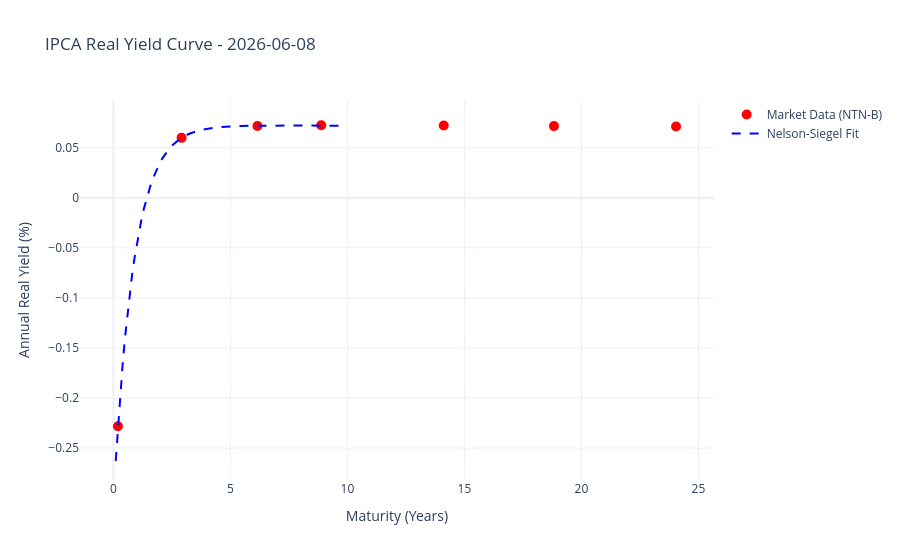

The cell this chart's notebook holds for it:
### Markdown cell above
### Visualizing the Curve
How the parametric model smooths the market curve.

### Code cell
# Generate continuous curve for plotting (0 to 10 years)
t_curve = np.linspace(0.1, 10, 100)
y_curve = models.nelson_siegel(t_curve, b0, b1, b2, tau)

fig = go.Figure()

# Market Points
fig.add_trace(go.Scatter(
    x=t_obs, y=y_obs, 
    mode='markers', 
    name='Market Data (NTN-B)',
    marker=dict(size=10, color='red')
))

# Nelson-Siegel Fit
fig.add_trace(go.Scatter(
    x=t_curve, y=y_curve, 
    mode='lines', 
    name='Nelson-Siegel Fit',
    line=dict(dash='dash', color='blue')
))

fig.update_layout(
    title=f"IPCA Real Yield Curve - {target_date.date()}",
    xaxis_title="Maturity (Years)",
    yaxis_title="Annual Real Yield (%)",
    template="plotly_white"
)

fig.show()

### Figure 1 — Plotly figure (JSON) as saved in the notebook; plotly's stock layout.template omitted (floating-point values rounded to 4 significant figures)
{"data": [{"marker": {"color": "red", "size": 10}, "mode": "markers", "name": "Market Data (NTN-B)", "type": "scatter", "x": [0.1944, 2.913, 6.155, 8.881, 14.12, 18.83, 24.04], "y": [-0.2283, 0.05983, 0.07166, 0.07242, 0.07221, 0.07156, 0.07124]}, {"line": {"color": "blue", "dash": "dash"}, "mode": "lines", "name": "Nelson-Siegel Fit", "type": "scatter", "x": [0.1, 0.2, 0.3, 0.4, 0.5, 0.6, 0.7, 0.8, 0.9, 1.0, 1.1, 1.2, 1.3, 1.4, 1.5, 1.6, 1.7, 1.8, 1.9, 2.0, 2.1, 2.2, 2.3, 2.4, 2.5, 2.6, 2.7, 2.8, 2.9, 3.0, 3.1, 3.2, 3.3, 3.4, 3.5, 3.6, 3.7, 3.8, 3.9, 4.0, 4.1, 4.2, 4.3, 4.4, 4.5, 4.6, 4.7, 4.8, 4.9, 5.0, 5.1, 5.2, 5.3, 5.4, 5.5, 5.6, 5.7, 5.8, 5.9, 6.0, 6.1, 6.2, 6.3, 6.4, 6.5, 6.6, 6.7, 6.8, 6.9, 7.0, 7.1, 7.2, 7.3, 7.4, 7.5, 7.6, 7.7, 7.8, 7.9, 8.0, 8.1, 8.2, 8.3, 8.4, 8.5, 8.6, 8.7, 8.8, 8.9, 9.0, 9.1, 9.2, 9.3, 9.4, 9.5, 9.6, 9.7, 9.8, 9.9, 10.0], "y": [-0.2629, -0.2264, -0.1938, -0.1647, -0.1389, -0.1158, -0.09522, -0.07689, -0.06056, -0.046, -0.03303, -0.02147, -0.01117, -0.001995, 0.006181, 0.01347, 0.01996, 0.02574, 0.03089, 0.03547, 0.03956, 0.04319, 0.04643, 0.04932, 0.05188, 0.05417, 0.0562, 0.05801, 0.05962, 0.06105, 0.06232, 0.06345, 0.06446, 0.06535, 0.06615, 0.06685, 0.06748, 0.06804, 0.06853, 0.06897, 0.06935, 0.0697, 0.07, 0.07027, 0.07051, 0.07072, 0.0709, 0.07106, 0.07121, 0.07133, 0.07144, 0.07154, 0.07163, 0.0717, 0.07177, 0.07182, 0.07187, 0.07191, 0.07195, 0.07198, 0.072, 0.07203, 0.07204, 0.07206, 0.07207, 0.07208, 0.07209, 0.07209, 0.0721, 0.0721, 0.0721, 0.0721, 0.0721, 0.0721, 0.0721, 0.07209, 0.07209, 0.07209, 0.07208, 0.07208, 0.07207, 0.07207, 0.07206, 0.07205, 0.07205, 0.07204, 0.07204, 0.07203, 0.07202, 0.07202, 0.07201, 0.07201, 0.072, 0.07199, 0.07199, 0.07198, 0.07198, 0.07197, 0.07196, 0.07196]}], "layout": {"title": {"text": "IPCA Real Yield Curve - 2026-06-08"}, "xaxis": {"title": {"text": "Maturity (Years)"}}, "yaxis": {"title": {"text": "Annual Real Yield (%)"}}}}
